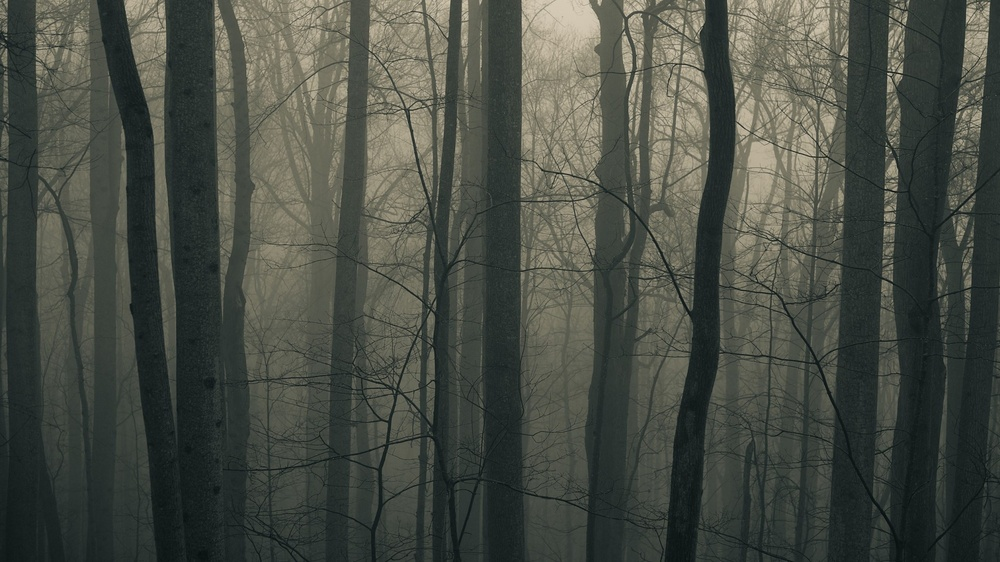
#> input picture image_processing/point_operators/forest.jpeg, 1000 x 562 px, shrunk from 2048 x 1152 before the run, found by its file name
$ python fft_compress.py
#> lines starting #> are read from the running program, lines starting #| are printed output that depends on the picture; after the words box and inside, x2 and y2 are one past the last pixel; in counts of white or black regions, pixels touching at a corner belong together
from matplotlib.image import imread
import numpy as np
import matplotlib.pyplot as plt
import os
plt.rcParams['figure.figsize'] = [12, 8]
plt.rcParams.update({'font.size': 18})

A = imread(os.path.join('D:\\Workspace\\intern\\vccorp\\image_processing\\point_operators\\forest.jpeg'))
#> A is the input picture: shape (562, 1000, 3); mean R, G, B 72.5, 76.8, 68.3
B = np.mean(A, -1); # Convert RGB to grayscale

Bt = np.fft.fft2(B)
Btsort = np.sort(np.abs(Bt.reshape(-1))) # sort by magnitude

# Zero out all small coefficients and inverse transform
for keep in (0.1, 0.05, 0.01, 0.005):
    thresh = Btsort[int(np.floor((1-keep)*len(Btsort)))]
    ind = np.abs(Bt)>thresh          # Find small indices
    Btlow = Bt * ind                 # Threshold small indices
    Alow = np.fft.ifft2(Btlow).real  # Compressed image
    plt.figure()
    plt.imshow(Alow,cmap='gray')
    # plt.savefig(f'{keep}.jpeg')
    plt.axis('off')
    plt.title('Compressed image: keep = ' + str(keep))
#> this loop made 4 passes
#> thresh on passes 1 to 4: 14050.8, 19512.4, 43317.6, 63667.5
#> pass 1, `ind = np.abs(Bt)>thresh`:
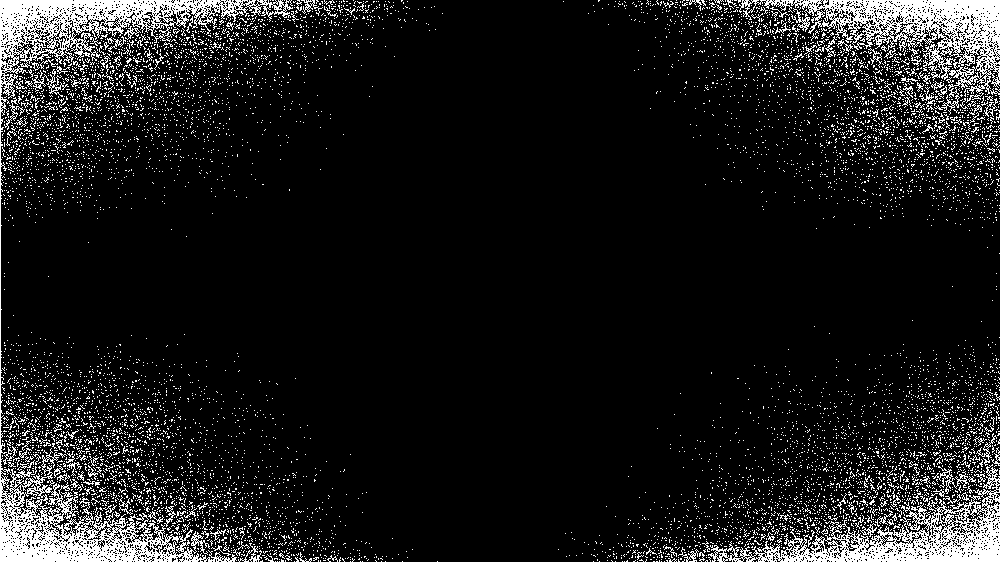
#> ind: shape (562, 1000) bool; 10% white in thin lines or dots
#> pass 2, `ind = np.abs(Bt)>thresh`:
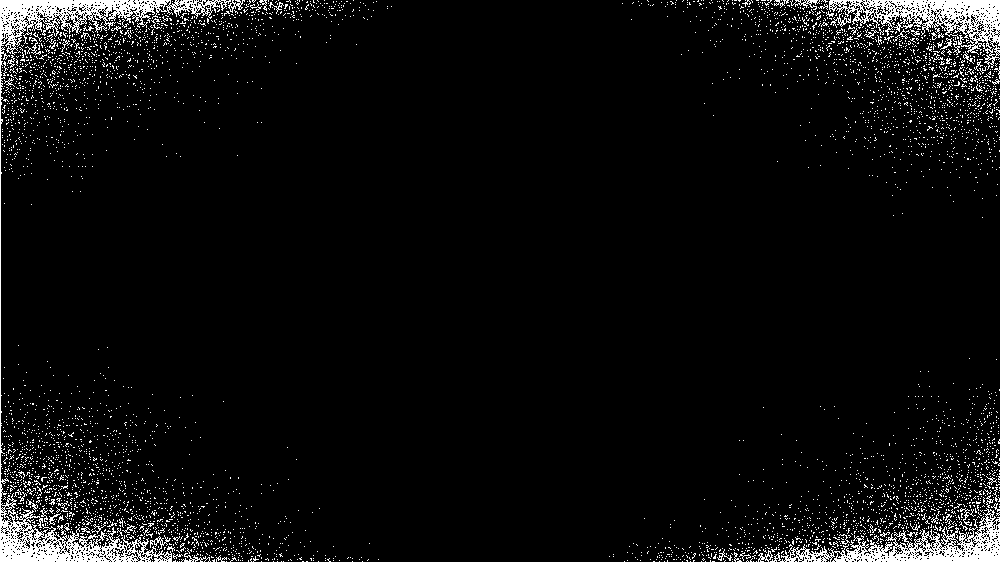
#> ind: shape (562, 1000) bool; 5% white in thin lines or dots
#> pass 2, `Alow = np.fft.ifft2(Btlow).real`:
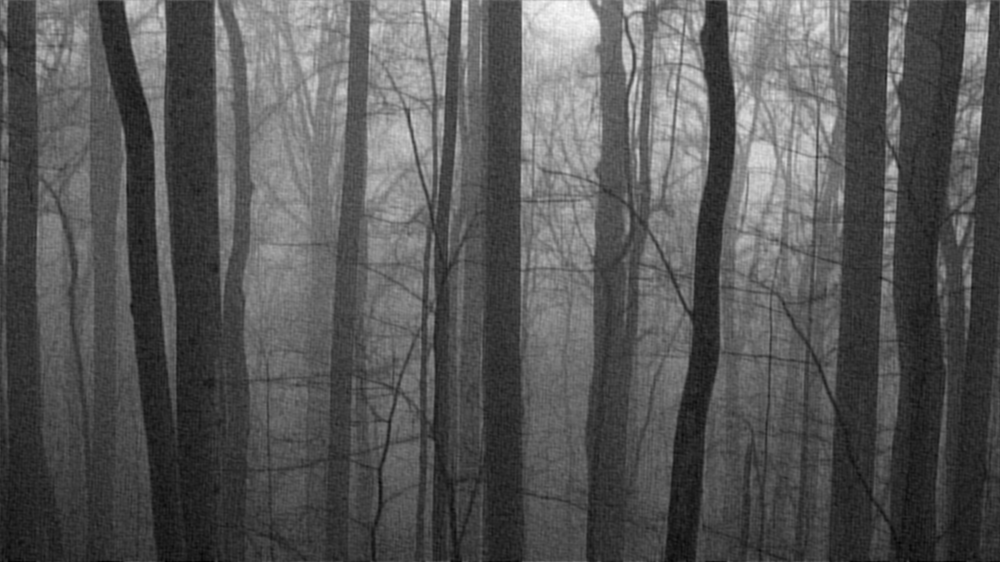
#> Alow: shape (562, 1000) float64; min -0.277, max 211.8, mean 72.5; drawn with min black and max white


plt.show()
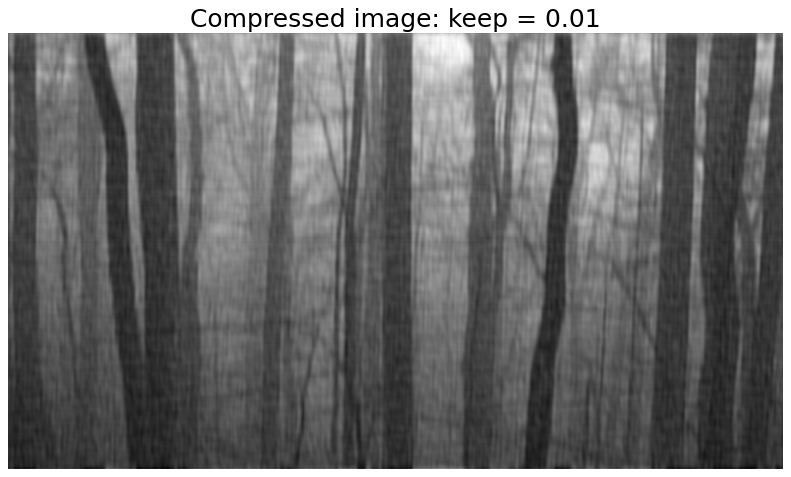
#> figure drawn by matplotlib, 1 panel

$ run again, with image_processing/point_operators/dog_color.jpeg copied over image_processing/point_operators/forest.jpeg
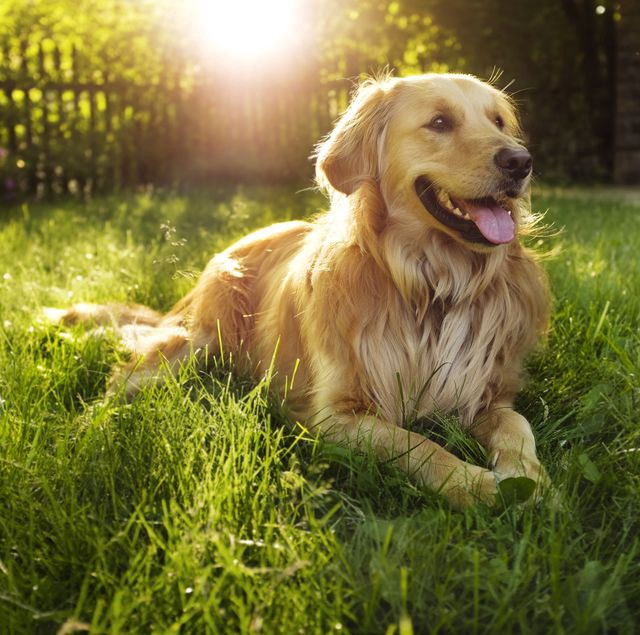
#> input picture image_processing/point_operators/dog_color.jpeg, 640 x 635 px, found by its file name
#> A is the input picture: shape (635, 640, 3); mean R, G, B 122.5, 114.8, 56.6
#> the loop `for keep in (0.1, 0.05, 0.01, 0.005):` made 4 passes
#> thresh on passes 1 to 4: 14735.9, 23946.3, 62420, 95148.1
#> pass 1, `ind = np.abs(Bt)>thresh`:
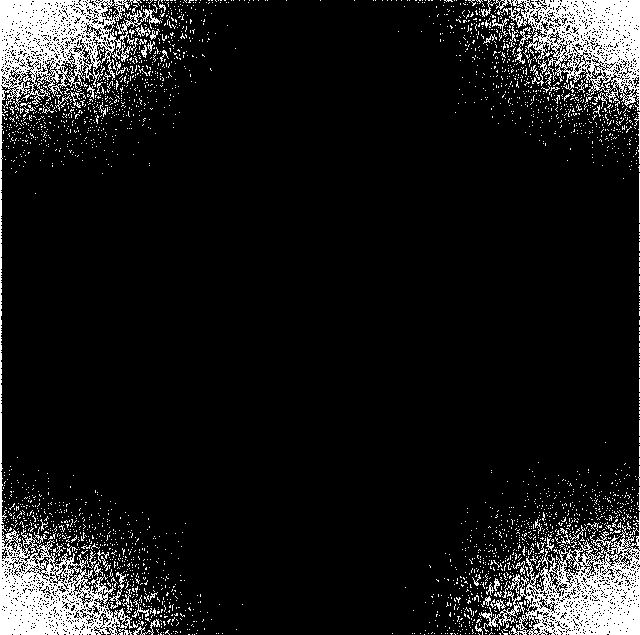
#> ind: shape (635, 640) bool; 10% white; 2777 white regions (2708 under 20 px), largest, box (x1, y1, x2, y2) and area: (0, 0, 162, 635) 16066, (479, 512, 640, 635) 7868, (497, 0, 640, 111) 7242
#> `plt.show()`:
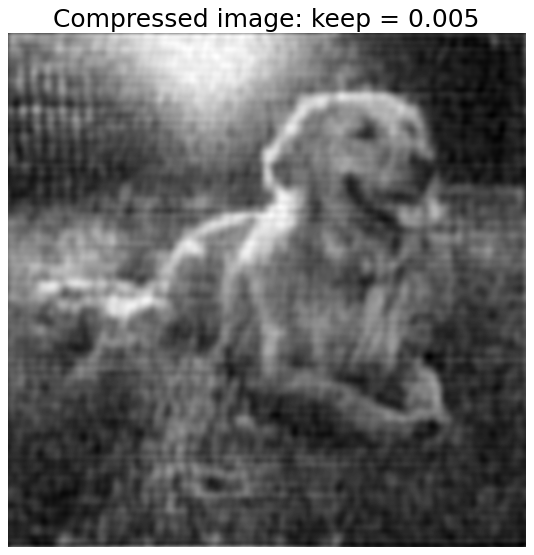
#> figure drawn by matplotlib, 1 panel
